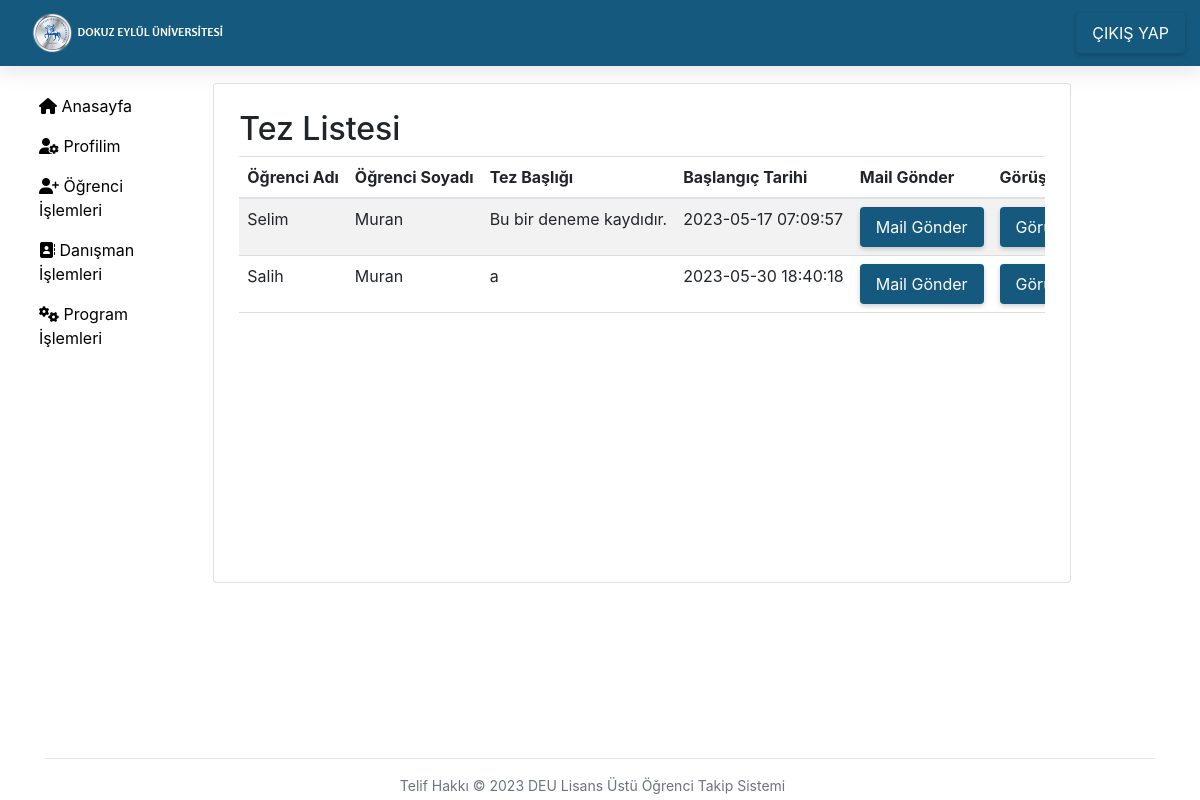
Screenshot of /tez_listesi.php (signed in) with the database file from the repository.
### tables this page shows
CREATE TABLE IF NOT EXISTS `tez_tablosu` (
  `tez_id` int(11) NOT NULL AUTO_INCREMENT,
  `ogrenci_id` int(11) NOT NULL,
  `tez_basligi` varchar(255) NOT NULL,
  `baslangic_tarihi` datetime NOT NULL DEFAULT CURRENT_TIMESTAMP,
  PRIMARY KEY (`tez_id`),
  KEY `ogrenci_id` (`ogrenci_id`)
);

CREATE TABLE IF NOT EXISTS `ogrenci` (
  `ogrenci_id` int(11) NOT NULL AUTO_INCREMENT,
  `ogrenci_isim` varchar(255) NOT NULL,
  `ogrenci_soyisim` varchar(255) NOT NULL,
  `ogrenci_mail` varchar(255) NOT NULL,
  `ogrenci_mobil` varchar(13) NOT NULL,
  `program_id` int(11) NOT NULL,
  `danisman_id` int(11) DEFAULT NULL,
  `aktif_asama` int(11) NOT NULL DEFAULT '0',
  `kayit_durumu` enum('yeniledi','yenilemedi') NOT NULL DEFAULT 'yeniledi',
  `danisman_atamatarihi` datetime DEFAULT NULL,
  `ogrenci_olusturmatarihi` datetime NOT NULL DEFAULT CURRENT_TIMESTAMP,
  PRIMARY KEY (`ogrenci_id`),
  KEY `program_id` (`program_id`),
  KEY `danisman_id` (`danisman_id`)
);

### tez_listesi.php (the view)
<?php
include('config/database.php');
include('inc/header.php');
include('inc/container.php');
?>
<h2>Tez Listesi</h2>
<table class='table table-striped'>
  <thead>
    <tr>
      <th>Öğrenci Adı</th>
      <th>Öğrenci Soyadı</th>
      <th>Tez Başlığı</th>
      <th>Başlangıç Tarihi</th>
      <th>Mail Gönder</th>
      <th>Görüşme Oluştur</th>
    </tr>
  </thead>
  <tbody>
    <?php
    $tez_query = "";
    if ($_SESSION['kullanici_rol'] == "yonetici") {
        $tez_query = "SELECT * FROM tez_tablosu";
    } elseif ($_SESSION['kullanici_rol'] == "danisman") {
        $danisman_id = $_SESSION['kullanici_id'];
        $tez_query = "SELECT * FROM tez_tablosu WHERE ogrenci_id IN (SELECT ogrenci_id FROM ogrenci WHERE danisman_id = $danisman_id)";
    }
    $tez_result = $conn->query($tez_query);
    while ($tez = $tez_result->fetch_assoc()) {
        $ogrenci_id = $tez['ogrenci_id'];
        $ogrenci_query = "SELECT * FROM ogrenci WHERE ogrenci_id = $ogrenci_id";
        $ogrenci_result = $conn->query($ogrenci_query);
        $ogrenci = $ogrenci_result->fetch_assoc();
        echo '<tr>';
        echo '<td>' . $ogrenci['ogrenci_isim'] . '</td>';
        echo '<td>' . $ogrenci['ogrenci_soyisim'] . '</td>';
        echo '<td>' . $tez['tez_basligi'] . '</td>';
        echo '<td>' . $tez['baslangic_tarihi'] . '</td>';
        echo '<td><a class="btn btn-primary" href="mail_gonder.php?ogrenci_id=' . $ogrenci['ogrenci_id'] . '">Mail Gönder</a></td>';
        echo '<td><a class="btn btn-primary" href="gorusme_olustur.php?ogrenci_id=' . $ogrenci['ogrenci_id'] .'&tez_id='.$tez['tez_id'].'">Görüşme Oluştur</a></td>';
        echo '</tr>';
    }
    ?>
  </tbody>
</table>
<?php
include('inc/footer.php');
?>

### css/style.css (style rules this page uses)
table { max-width: 100%; border-collapse: collapse; }
.table th, .table td { padding: 8px; text-align: left; border-bottom: 1px solid #ddd; }
@media (min-width: 820px) AND (max-width: 1310px) { table { display: block; overflow-x: auto; } }
@media (min-width: 820px) AND (max-width: 1310px) { .table th, .table td { white-space: nowrap; } }
.btn { display: inline-block; border-radius: 4px; padding: 8px 16px; font-size: 16px; cursor: pointer; text-align: center; text-decoration: none; outline: none; color: #fff; background-color: #15597e; border: none; box-shadow: 0 2px 5px rgba(0, 0, 0, 0.2); transition: background-color 0.3s ease; }
.btn-primary { background-color: #15597e; }

### rows the page displays
tez_tablosu: ogrenci.ogrenci_isim "Selim", ogrenci.ogrenci_soyisim "Muran", tez_basligi "Bu bir deneme kaydıdır.", baslangic_tarihi "2023-05-17 07:09:57"
tez_tablosu: ogrenci.ogrenci_isim "Salih", ogrenci.ogrenci_soyisim "Muran", tez_basligi "a", baslangic_tarihi "2023-05-30 18:40:18"
